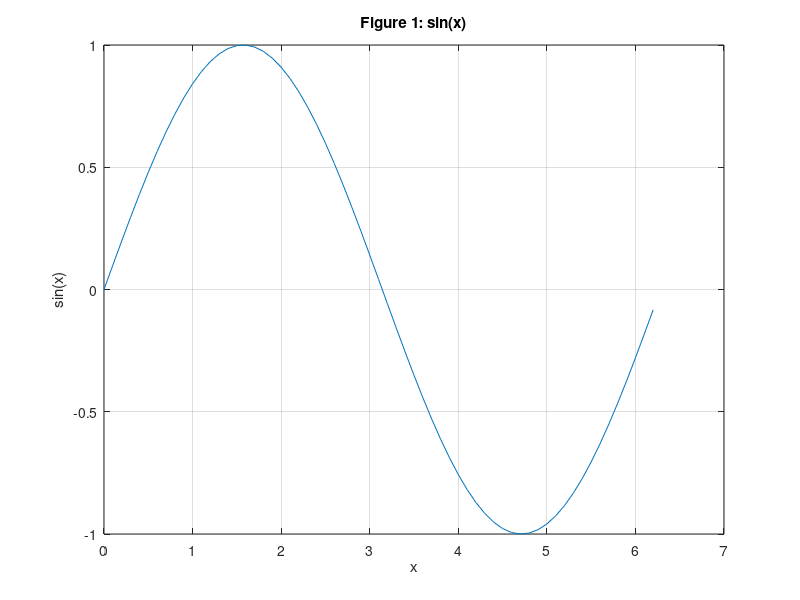
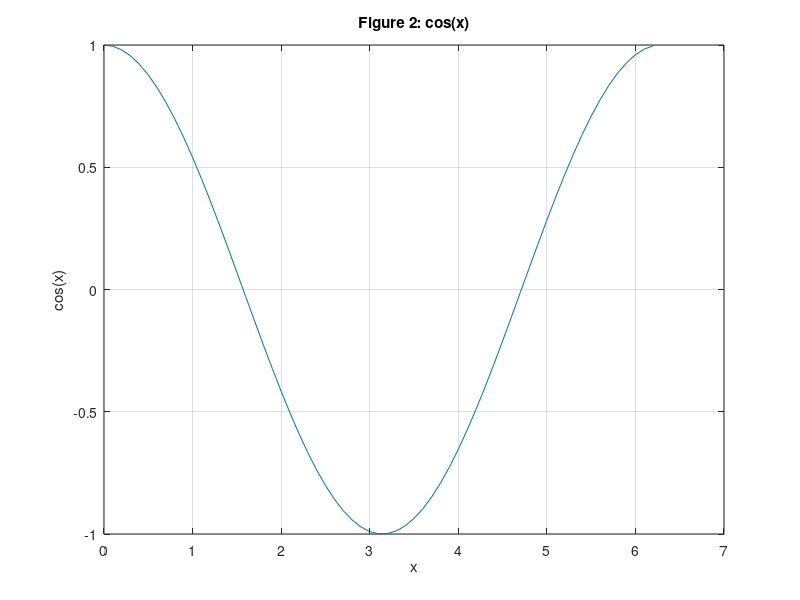

Source code (MATLAB) for these figures, in order: (Note: this script raises an error after producing the figures.)
% ex0501_figure.m - 5.1.1 figure 로 창을 나눠 쓰기, clf 는 활성 창만 지운다
clear; clc; close all

x = 0:0.1:2*pi;

figure(1)                        % Figure 1 을 만들고 활성 창으로 삼는다
plot(x, sin(x))
title("Figure 1: sin(x)")
xlabel("x"), ylabel("sin(x)"), grid on

figure(2)                        % 새 창. 여기서부터 plot 은 Figure 2 에 그려진다
plot(x, cos(x))
title("Figure 2: cos(x)")
xlabel("x"), ylabel("cos(x)"), grid on

theme(figure(1), "light"), theme(figure(2), "light")
exportgraphics(figure(1), "../../textbook/ch05/img/ex0501_figure1.png")
exportgraphics(figure(2), "../../textbook/ch05/img/ex0501_figure2.png")

clf                              % 활성 창(Figure 2)만 비운다. Figure 1 은 그대로
disp("clf 후 Figure 2 의 자식 개수: " + numel(figure(2).Children))
disp("clf 후 Figure 1 의 자식 개수: " + numel(figure(1).Children))

close all                        % 열린 figure 창을 모두 닫는다
